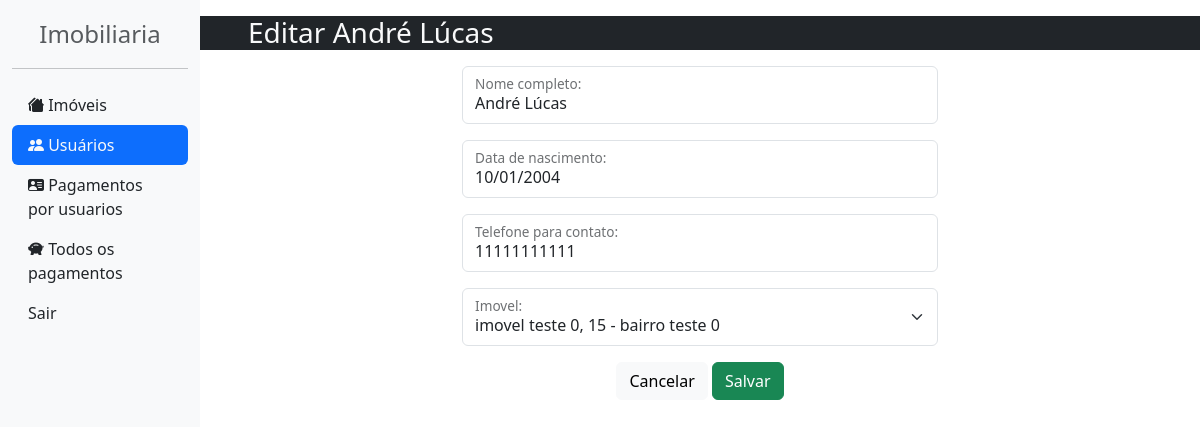
The app's page /usuario/editarperfil/308 (signed in) with its own data.
### usuario/models.py (models this page shows, shortened)
class Perfil(models.Model):
    cpf = models.CharField(max_length=14, null=True)
    nome_completo = models.CharField(max_length=50, null=True, verbose_name="Nome completo")
    data_nascimento = models.DateField(max_length=10, null=True, blank=True, verbose_name="Data de nascimento")
    telefone = models.CharField(max_length=16, null=True, verbose_name="Telefone para contato")
    data_entrada_imovel = models.DateField(auto_now_add=True, editable=True, verbose_name="Data de entrada no imovel")
    usuario = models.OneToOneField(User, blank=True, on_delete=models.CASCADE)
    imovel = models.OneToOneField(Imovel, null=True, blank=True, on_delete=models.SET_NULL)
    def __str__(self) -> str:
        return self.nome_completo

### usuario/views.py (the view)
# urls.py: path('editarperfil/<int:id>', editar_perfil, name="editarperfil"),
@login_required
@staff_member_required
def editar_perfil(request, id):
    context = {}
    imoveis = Imovel.objects.all()
    tem_imoveis = True if len(imoveis) > 0 else False
    perfil = get_object_or_404(Perfil, pk=id,)
    formPerfil = PerfilForm(instance=perfil)
    if request.method == 'POST':
        formPerfil = PerfilForm(request.POST, instance=perfil)
        if formPerfil.is_valid():
            try:
                perfil_antes = Perfil.objects.get(id = id)
                imovel_antes = Imovel.objects.get(id = perfil_antes.imovel.id)
                imovel_antes.alterar_disponibilidade(True)
            except:
                pass
            if perfil.imovel:
                perfil.atualizar_data_entrada_imovel()
                imovel = Imovel.objects.get(id = perfil.imovel.id)
                imovel.alterar_disponibilidade(False)
            perfil = formPerfil.save()
            return redirect('listarusuarios')
    else:
        formPerfil = PerfilForm(instance = perfil)
        formPerfil.ajustar_escolhas(perfil)
    context['tem_imoveis'] = tem_imoveis
    context['perfil'] = perfil
    context['formPerfil'] = formPerfil
    return render(request, 'views/editar-perfil.html', context)

### usuario/forms.py
class PerfilForm(forms.ModelForm):
    class Meta:
        model = Perfil
        fields = ('nome_completo', 'data_nascimento', 'telefone', 'imovel')
    def ajustar_escolhas(self, perfil: Perfil = None):
        if perfil and perfil.imovel:
            _imoveis_filtrados = Imovel.objects.filter(id=perfil.imovel.id) | Imovel.objects.filter(disponibilidade = True)
            _imovel_initial = Imovel.objects.filter(id=perfil.imovel.id)
        else:
            _imoveis_filtrados = Imovel.objects.filter(disponibilidade = True)
            _imovel_initial = None
        self.fields['imovel'] = forms.ModelChoiceField(queryset=_imoveis_filtrados, initial=_imovel_initial, required=False)

### imobiliaria/models.py (called while the page is built)
    def __str__(self) -> str:
        nome = ''
        if self.nome:
            nome = self.nome
        else:
            nome = self.endereco
        return f'{nome}, {self.numero} - {self.bairro}'

### core/templates/views/editar-perfil.html (shortened to what this page needs)
{% extends 'base.html' %}
{% block content %}
<div class="row d-lg-block d-sm-none bg-dark text-light mb-3">
    {% if perfil %}
    <h3 class="ps-5">Editar {{ perfil }}</h3>
    {% else %}
    <h3 class="ps-5">Novo imóvel</h3>
    {% endif %}
</div>
<div class="row text-center">
    <div class="col-sm-12 col-lg-6 offset-lg-3">
        <form method="post" autocomplete="off">
            {{ formPerfil.as_p }}
            <a href="{% url 'listarusuarios' %}" class="btn btn-light">Cancelar</a>
            <button type="submit" class="btn btn-success">Salvar</button>
        </form>
    </div>
</div>
{% endblock %}

### core/static/css/login.css (style rules this page uses)
html, body { height: 100%; margin: 0; }

### records on screen
Perfil: nome_completo "André Lúcas", data_nascimento "10/01/2004", telefone "11111111111", imovel "imovel teste 0, 15 - bairro teste 0"
